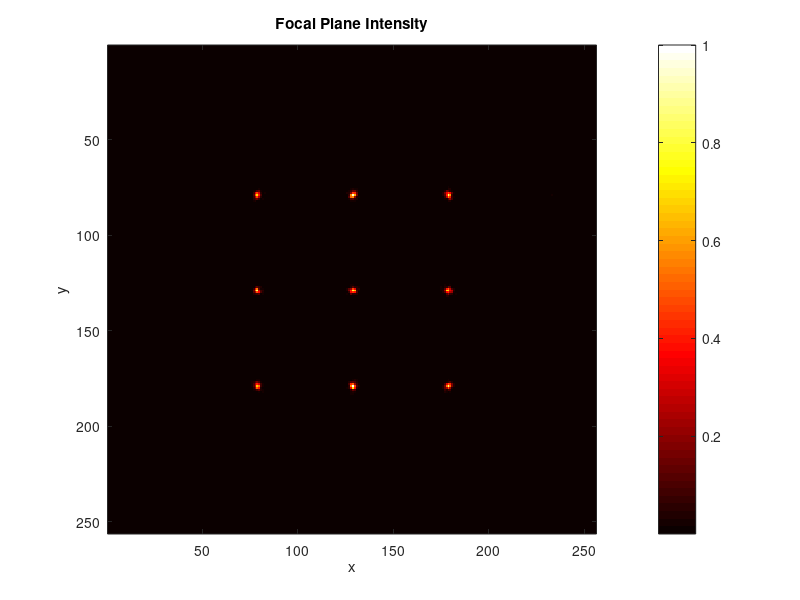
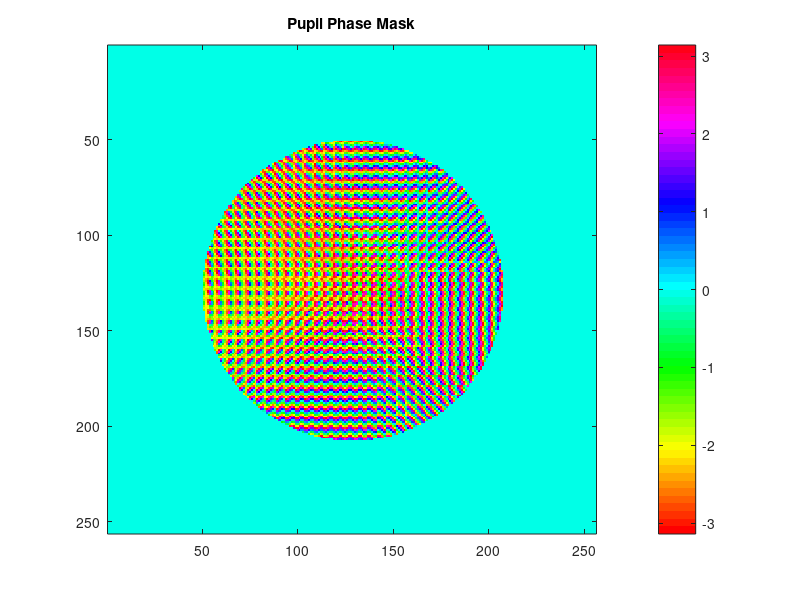
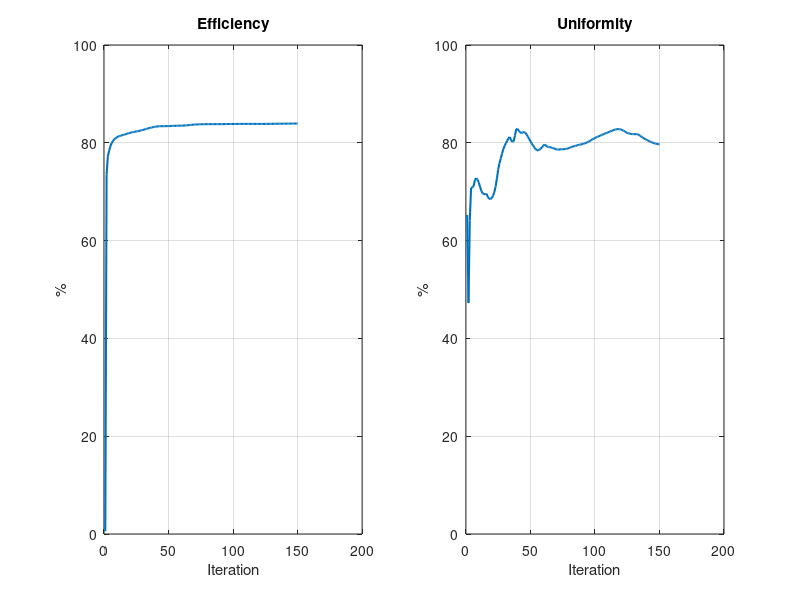

These figures' MATLAB source, in order:
% Demo for phase retrieval: Creating 3x3-Spot Hologram 
% Author: Ethan Zhao

clear; clc; close all;

%% 1. Simulation Parameters

lambda = 488;      % Wavelength (nm)
NA = 1.0;            % Numerical aperture
n_medium = 1.0;      % Refractive index
N = 256;             % Grid size (pixels)
dxy = 150;           % Pupil plane pixel size (nm)
nIter = 150;         % Number of GS iterations
alpha = 0.9;         % Damping factor

%% 2. Pupil and Coordinates

R_pupil = NA * N * dxy / (n_medium * lambda);
[x, y] = meshgrid(-(N/2):(N/2-1));
r=sqrt(x.^2 + y.^2);
pupilAmp = double(r <= R_pupil);

%% 3. Target Amplitude (3x3 Gaussian Spots)

gridSize = 3;
sep = 50;
targetAmp = zeros(N);
[xg, yg] = meshgrid(-(gridSize-1)/2:(gridSize-1)/2);
spotPos = [xg(:), yg(:)] * sep;

for k = 1:size(spotPos,1)  
    cx = round(spotPos(k,1)+N/2+1);
    cy = round(spotPos(k,2)+N/2+1);
    targetAmp(cy, cx) = 1;
end

% Apply Gaussian blur
h = fspecial('gaussian',7,1.5);
targetAmp = imfilter(targetAmp, h,'replicate');
NormalizetargetAmp = targetAmp / sqrt(sum(targetAmp(:).^2));
signalMask = targetAmp > 0.1 * max(targetAmp(:));

%% 4. Gerchberg-Saxton Algorithm

pupilPhase = 2 * pi * rand(N);
pupilField = pupilAmp .* exp(1j * pupilPhase);
effHist = zeros(1, nIter);
uniHist = zeros(1, nIter);

for iter = 1:nIter 
    fieldFocal = fftshift(fft2(ifftshift(pupilField)));
    I_focal = abs(fieldFocal).^2;

    % Metrics    
    effHist(iter) = sum(I_focal(signalMask)) / sum(I_focal(:));
    peak = zeros(1, size(spotPos,1));
    w = 3;

    for k = 1:size(spotPos,1)  
        cx = round(spotPos(k,1) + N/2 + 1);
        cy = round(spotPos(k,2) + N/2 + 1);
        region=I_focal(cy-w:cy+w, cx-w:cx+w);
        peaks(k)=max(region(:));
    end 
    
    uniHist(iter) = 1-(max(peaks) - min(peaks)) / (max(peaks) + min(peaks) + eps);

    % Constraint update    
    fieldFocal = targetAmp .* exp(1j * angle(fieldFocal));
    fieldBack = ifftshift(ifft2(fftshift(fieldFocal)));
    pupilField = (1 - alpha) * pupilField + alpha * pupilAmp .* exp(1j * angle(fieldBack));
end

%% 5. Results

I_final = I_focal / max(I_focal(:));

figure;
imagesc(I_final); axis image; colormap hot; colorbar;
title('Focal Plane Intensity');
xlabel('x'); ylabel('y');

figure;
imagesc(angle(pupilField) .* pupilAmp); axis image; colormap hsv; colorbar;
title('Pupil Phase Mask');

figure;
subplot(1,2,1);
plot(1:nIter, effHist*100, 'LineWidth', 1.5);
title('Efficiency'); xlabel('Iteration'); ylabel('%'); grid on; ylim([0 100]);
subplot(1,2,2);
plot(1:nIter, uniHist*100, 'LineWidth', 1.5);
title('Uniformity'); xlabel('Iteration'); ylabel('%'); grid on; ylim([0 100]);